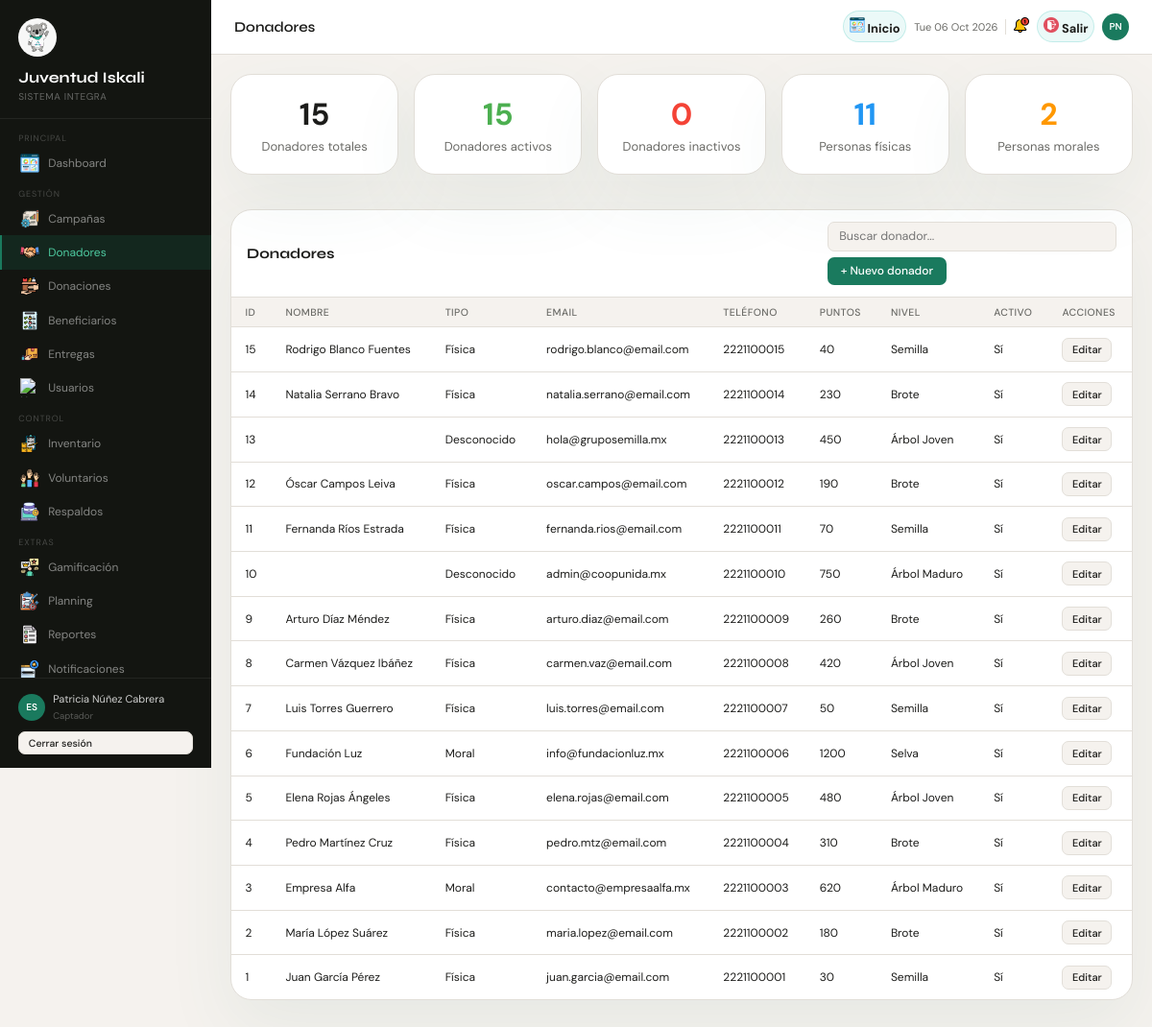
The page /index.php?pagina=donadores (signed in) on the database as committed earlier.
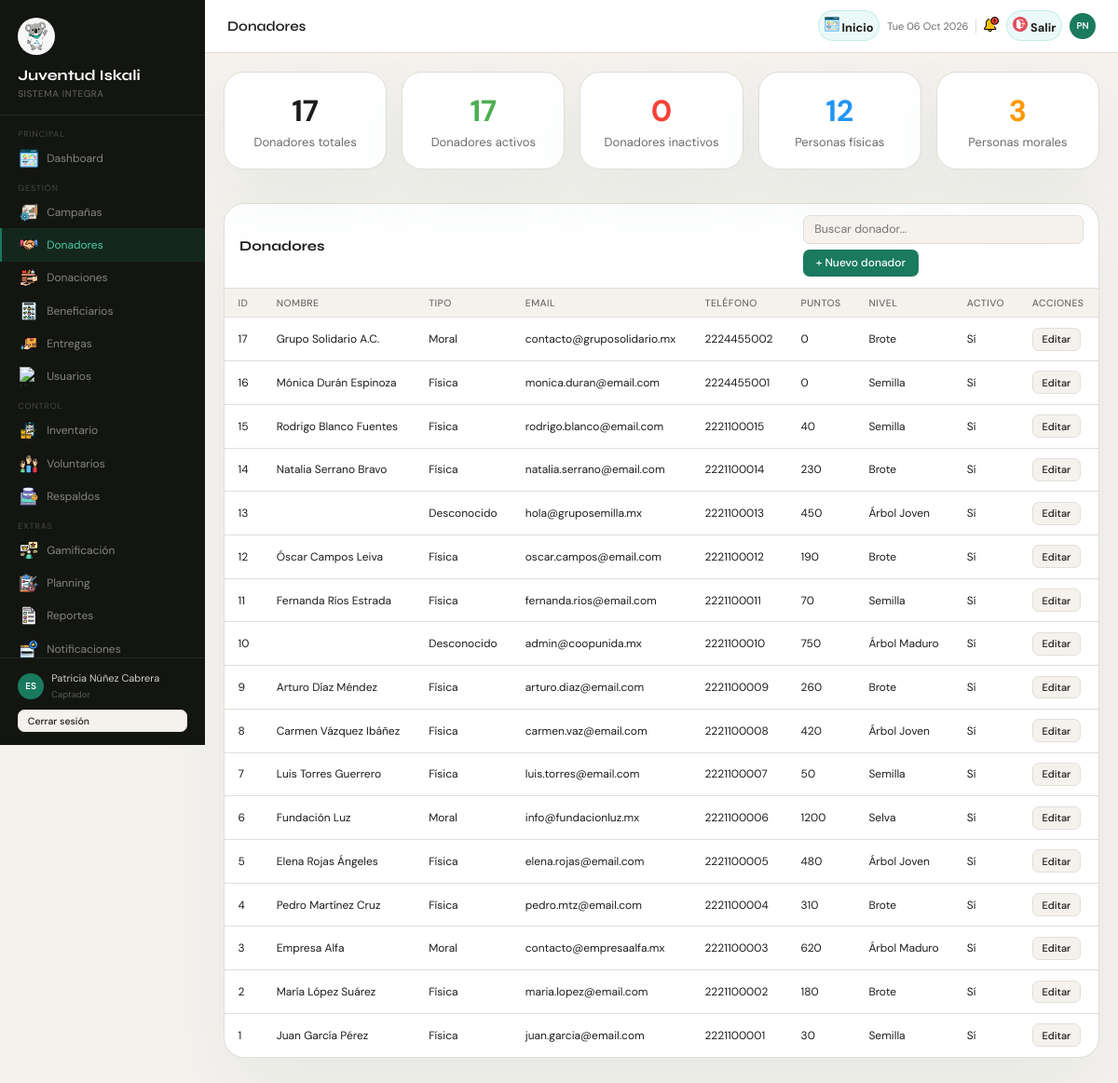
The same page on the database as committed later.
### tables this page shows
CREATE TABLE donadores (
    id_donador        INT          NOT NULL AUTO_INCREMENT,
    id_nivel          INT,
    tipo_donante      ENUM('anonimo','persona','grupo','organizacion')
                      NOT NULL DEFAULT 'persona',
    puntos_acumulados INT          NOT NULL DEFAULT 0,
    email             VARCHAR(150) NOT NULL,
    telefono          VARCHAR(20),
    activo            BOOLEAN      NOT NULL DEFAULT TRUE,
    created_at        DATETIME     NOT NULL DEFAULT CURRENT_TIMESTAMP,
    PRIMARY KEY (id_donador),
    UNIQUE KEY uq_donador_email (email)
);

### models/DonadorModel.php (called while the page is built, shortened)
<?php
class DonadorModel {
    private PDO $db;
    public function __construct(PDO $conexion) {
        $this->db = $conexion;
    }
    public function obtenerTodos(): array {
        $sql = "
            SELECT
                d.id_donador,
                CASE
                    WHEN df.id_donador IS NOT NULL THEN 'Física'
                    WHEN dm.id_donador IS NOT NULL THEN 'Moral'
                    ELSE 'Desconocido'
                END AS tipo_persona,
                COALESCE(dm.razon_social, CONCAT(COALESCE(df.nombre, ''), ' ', COALESCE(df.apellido, ''))) AS nombre_completo,
                COALESCE(df.nombre, '') AS nombre,
                COALESCE(df.apellido, '') AS apellido,
                COALESCE(dm.razon_social, '') AS razon_social,
                d.email,
                d.telefono,
                d.puntos_acumulados,
                COALESCE(ng.nombre, 'Sin nivel') AS nivel,
                d.activo,
                d.created_at
            FROM donadores d
            LEFT JOIN donadores_fisicos df ON d.id_donador = df.id_donador
            LEFT JOIN donadores_morales dm ON d.id_donador = dm.id_donador
            LEFT JOIN niveles_gamificacion ng ON d.id_nivel = ng.id_nivel
            ORDER BY d.id_donador DESC
        ";
        return $this->db->query($sql)->fetchAll();
    }
    public function obtenerTotal(): int {
        $stmt = $this->db->query('SELECT COUNT(*) AS total FROM donadores');
        $row = $stmt->fetch(PDO::FETCH_ASSOC);
        return (int)($row['total'] ?? 0);
    }
    public function obtenerTotalActivos(): int {
        $stmt = $this->db->query('SELECT COUNT(*) AS total FROM donadores WHERE activo = 1');
        $row = $stmt->fetch(PDO::FETCH_ASSOC);
        return (int)($row['total'] ?? 0);
    }
    public function obtenerTotalPorTipo(): array {
        $sql = "
            SELECT
                CASE
                    WHEN df.id_donador IS NOT NULL THEN 'Física'
                    WHEN dm.id_donador IS NOT NULL THEN 'Moral'
                    ELSE 'Desconocido'
                END AS tipo_persona,
                COUNT(*) AS total
            FROM donadores d
            LEFT JOIN donadores_fisicos df ON d.id_donador = df.id_donador
            LEFT JOIN donadores_morales dm ON d.id_donador = dm.id_donador
            GROUP BY
                CASE
                    WHEN df.id_donador IS NOT NULL THEN 'Física'
                    WHEN dm.id_donador IS NOT NULL THEN 'Moral'
                    ELSE 'Desconocido'
                END
        ";
        $stmt = $this->db->query($sql);
        $resultados = $stmt->fetchAll(PDO::FETCH_ASSOC);
        $estadisticas = [];
        foreach ($resultados as $row) {
            $estadisticas[$row['tipo_persona']] = (int)$row['total'];
        }
        return $estadisticas;
    }
}

### functions.php (called while the page is built, shortened)
<?php
function e(string $string): string
{
    return htmlspecialchars($string, ENT_QUOTES, 'UTF-8');
}
function usuarioPuede(string $modulo, string $accion): bool
{
    $rolActual = trim((string)($_SESSION['rol'] ?? ''));
    try {
        $db = new Database();
        $conexion = $db->getConnection();
        $stmt = $conexion->prepare(
            'SELECT p.id_rol, p.modulo, p.puede_ver, p.puede_crear, p.puede_editar, p.puede_eliminar
             FROM roles r
             INNER JOIN permisos_rol p ON p.id_rol = r.id_rol
             WHERE LOWER(r.nombre) = LOWER(?)
               AND LOWER(p.modulo) = LOWER(?)
             LIMIT 1'
        );
        $stmt->execute([$rolActual, $modulo]);
        $permiso = $stmt->fetch(PDO::FETCH_ASSOC);
        $acciones = [
            'ver'    => (bool)($permiso['puede_ver'] ?? false),
            'crear'  => (bool)($permiso['puede_crear'] ?? false),
            'editar' => (bool)($permiso['puede_editar'] ?? false),
            'eliminar' => (bool)($permiso['puede_eliminar'] ?? false),
        ];
        return $acciones[$accion] ?? false;
    } catch (Throwable $e) {
        logger('usuarioPuede error: ' . $e->getMessage());
        return false;
    }
}

### views/pages/DonadoresView.php (the view, shortened to what the changed rows need)
<?php
require_once 'views/layouts/header.php';
?>
<div style="display:flex;width:100%;">
  <?php require_once 'views/layouts/sidebar.php'; ?>
  <div class="main">
    <?php require_once 'views/layouts/topbar.php'; ?>
    <div class="content">
      <div style="display:flex;gap:16px;margin-bottom:24px;flex-wrap:wrap;">
        <div class="card" style="flex:1;min-width:150px;padding:20px;text-align:center;">
          <div style="font-size:32px;font-weight:700;color:var(--primary);"><?= $total ?></div>
          <div style="font-size:13px;color:var(--muted);margin-top:4px;">Donadores totales</div>
        </div>
        <div class="card" style="flex:1;min-width:150px;padding:20px;text-align:center;">
          <div style="font-size:32px;font-weight:700;color:#4caf50;"><?= $total_activos ?></div>
          <div style="font-size:13px;color:var(--muted);margin-top:4px;">Donadores activos</div>
        </div>
        <div class="card" style="flex:1;min-width:150px;padding:20px;text-align:center;">
          <div style="font-size:32px;font-weight:700;color:#f44336;"><?= $total - $total_activos ?></div>
          <div style="font-size:13px;color:var(--muted);margin-top:4px;">Donadores inactivos</div>
        </div>
        <div class="card" style="flex:1;min-width:150px;padding:20px;text-align:center;">
          <div style="font-size:32px;font-weight:700;color:#2196f3;"><?= $total_por_tipo['Física'] ?? 0 ?></div>
          <div style="font-size:13px;color:var(--muted);margin-top:4px;">Personas físicas</div>
        </div>
        <div class="card" style="flex:1;min-width:150px;padding:20px;text-align:center;">
          <div style="font-size:32px;font-weight:700;color:#ff9800;"><?= $total_por_tipo['Moral'] ?? 0 ?></div>
          <div style="font-size:13px;color:var(--muted);margin-top:4px;">Personas morales</div>
        </div>
      </div>
      <div class="card">
        <div class="card-header">
          <h3>Donadores</h3>
          <div class="toolbar">
            <input type="text" class="search-input" placeholder="Buscar donador..." oninput="filtrarTabla(this,'tabla-donadores')">
            <?php if (usuarioPuede('donadores', 'crear')): ?>
              <a href="<?= BASE_URL ?>/index.php?pagina=donadores&accion=crear" class="btn btn-primary">+ Nuevo donador</a>
            <?php endif; ?>
          </div>
        </div>
        <table id="tabla-donadores">
          <thead>
            <tr>
              <th>ID</th>
              <th>Nombre</th>
              <th>Tipo</th>
              <th>Email</th>
              <th>Teléfono</th>
              <th>Puntos</th>
              <th>Nivel</th>
              <th>Activo</th>
              <th>Acciones</th>
            </tr>
          </thead>
          <tbody>
            <?php foreach ($donadores as $donador): ?>
              <tr>
                <td><?= e((string) $donador['id_donador']) ?></td>
                <td><?= e($donador['nombre_completo'] ?? '') ?></td>
                <td><?= e(ucfirst($donador['tipo_persona'] ?? '')) ?></td>
                <td><?= e($donador['email'] ?? '') ?></td>
                <td><?= e($donador['telefono'] ?? '-') ?></td>
                <td><?= e((string) $donador['puntos_acumulados']) ?></td>
                <td><?= e($donador['nivel'] ?? '—') ?></td>
                <td><?= $donador['activo'] ? 'Sí' : 'No' ?></td>
                <td>
                  <?php if (usuarioPuede('donadores', 'editar')): ?>
                    <a href="<?= BASE_URL ?>/index.php?pagina=donadores&accion=editar&id=<?= e((string) $donador['id_donador']) ?>" class="btn btn-secondary btn-sm">Editar</a>
                  <?php endif; ?>
                </td>
              </tr>
            <?php endforeach; ?>
          </tbody>
        </table>
      </div>
    </div>
  </div>
</div>
<?php require_once 'views/layouts/footer.php';

Rows that differ between the two databases and show on the page:
added donadores: id_donador "17", nombre_completo "Grupo Solidario A.C.", tipo_persona "Moral", email "contacto@gruposolidario.mx", telefono "2224455002", puntos_acumulados "0", nivel "Brote", activo "Sí"
added donadores: id_donador "16", nombre_completo "Mónica Durán Espinoza", tipo_persona "Física", email "monica.duran@email.com", telefono "2224455001", puntos_acumulados "0", nivel "Semilla", activo "Sí"
Other text that changed with them:
$total: "15" → "17"
$total_activos: "15" → "17"
$total_por_tipo['Física']: "11" → "12"
$total_por_tipo['Moral']: "2" → "3"
